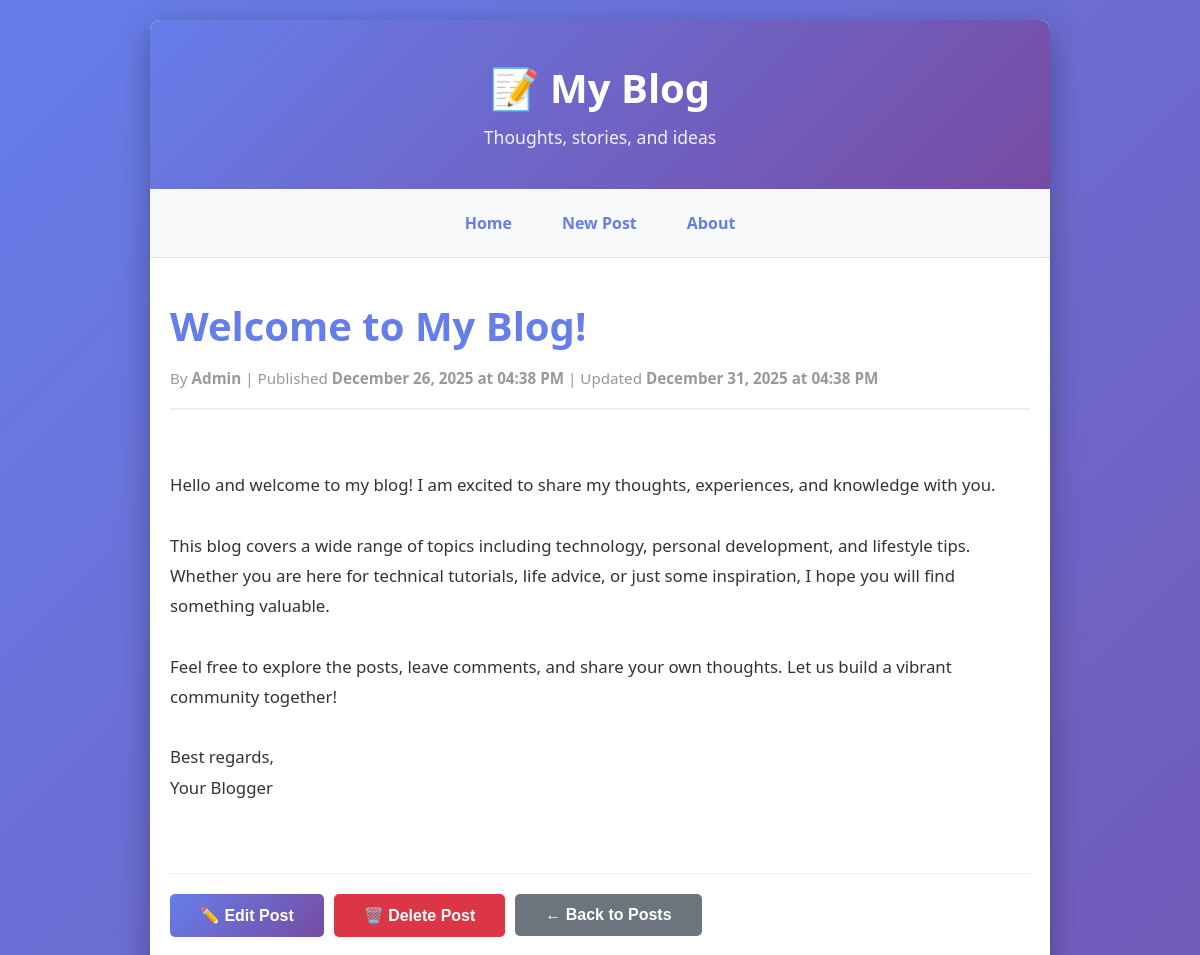
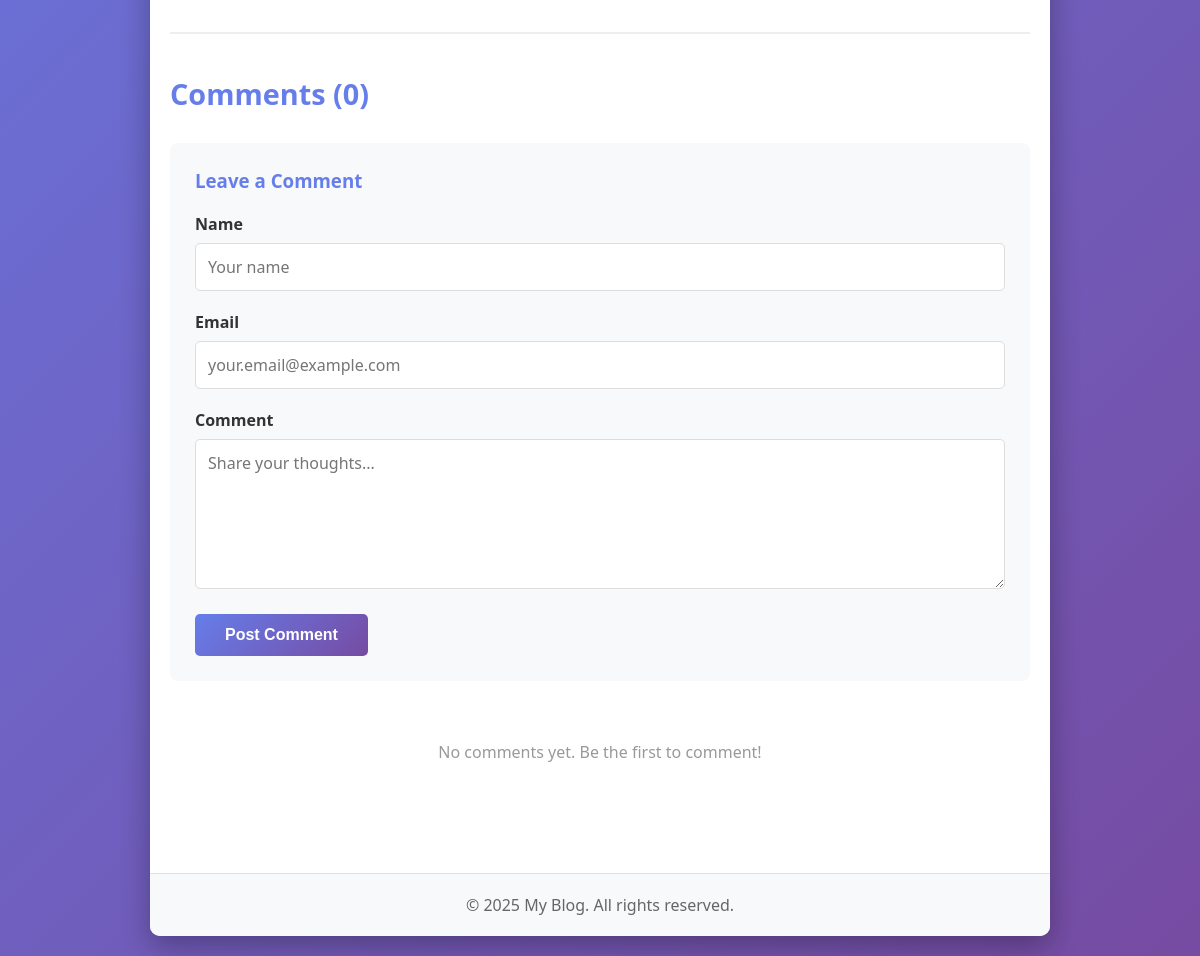
/post/1, run on the app's committed database (2 pictures, top to bottom).
### app/models.py (models this page shows, shortened)
class Post(db.Model):
    id = db.Column(db.Integer, primary_key=True)
    title = db.Column(db.String(200), nullable=False, unique=True)
    content = db.Column(db.Text, nullable=False)
    author = db.Column(db.String(100), nullable=False, default='Anonymous')
    created_at = db.Column(db.DateTime, nullable=False, default=datetime.utcnow)
    updated_at = db.Column(db.DateTime, nullable=False, default=datetime.utcnow, onupdate=datetime.utcnow)
    comments = db.relationship('Comment', backref='post', lazy=True, cascade='all, delete-orphan')

### app/routes.py (the view, shortened to what this page needs)
@main.route('/post/<int:post_id>', methods=['GET', 'POST'])
def view_post(post_id):
    post = Post.query.get_or_404(post_id)
    comments = Comment.query.filter_by(post_id=post_id).order_by(desc(Comment.created_at)).all()
    return render_template('post.html', post=post, comments=comments)

### app/templates/post.html (shortened to what this page needs)
{% extends "base.html" %}
{% block content %}
<article>
    <div class="post-header">
        <h1>{{ post.title }}</h1>
        <div class="post-meta">
            By <strong>{{ post.author }}</strong> |
            Published <strong>{{ post.created_at.strftime('%B %d, %Y at %I:%M %p') }}</strong>
            {% if post.updated_at != post.created_at %}
            | Updated <strong>{{ post.updated_at.strftime('%B %d, %Y at %I:%M %p') }}</strong>
            {% endif %}
        </div>
    </div>
    <div class="post-body post-content">
{{ post.content }}
    </div>
    <div class="post-actions">
        <a href="{{ url_for('main.edit_post', post_id=post.id) }}">
            <button>✏️ Edit Post</button>
        </a>
        <form method="POST" action="{{ url_for('main.delete_post', post_id=post.id) }}" class="delete-form" onsubmit="return confirm('Are you sure you want to delete this post?');">
            <button type="submit" class="btn-danger">🗑️ Delete Post</button>
        </form>
        <a href="{{ url_for('main.index') }}">
            <button class="btn-secondary">← Back to Posts</button>
        </a>
    </div>
</article>
<section class="comments-section">
    <h2>Comments ({{ comments|length }})</h2>
    <div class="comment-form">
        <h3>Leave a Comment</h3>
        <form method="POST">
            <div class="form-group">
                <label for="name">Name</label>
                <input type="text" id="name" name="name" required placeholder="Your name">
            </div>
            <div class="form-group">
                <label for="email">Email</label>
                <input type="email" id="email" name="email" required placeholder="your.email@example.com">
            </div>
            <div class="form-group">
                <label for="content">Comment</label>
                <textarea id="content" name="content" required placeholder="Share your thoughts..."></textarea>
            </div>
            <button type="submit">Post Comment</button>
        </form>
    </div>
    {% if comments %}
        <div class="comments-list">
            {% for comment in comments %}
                <div class="comment">
                    <div class="comment-header">
                        <span class="comment-author">{{ comment.name }}</span>
                        <span class="comment-date">{{ comment.created_at.strftime('%B %d, %Y at %I:%M %p') }}</span>
                    </div>
                    <div class="comment-content">{{ comment.content }}</div>
                </div>
            {% endfor %}
        </div>
    {% else %}
        <div class="no-comments">
            <p>No comments yet. Be the first to comment!</p>
        </div>
    {% endif %}
</section>
{% endblock %}

### app/templates/base.html (style rules this page uses)
* { margin: 0; padding: 0; box-sizing: border-box; }
body { font-family: 'Segoe UI', Tahoma, Geneva, Verdana, sans-serif; background: linear-gradient(135deg, #667eea 0%, #764ba2 100%); min-height: 100vh; padding: 20px; }
.form-group { margin-bottom: 20px; }
label { display: block; margin-bottom: 8px; font-weight: 600; color: #333; }
input[type="text"], input[type="email"], textarea, select { width: 100%; padding: 12px; border: 1px solid #ddd; border-radius: 5px; font-size: 1em; font-family: inherit; }
textarea { resize: vertical; min-height: 150px; }
button { background: linear-gradient(135deg, #667eea 0%, #764ba2 100%); color: white; padding: 12px 30px; border: none; border-radius: 5px; font-size: 1em; font-weight: 600; cursor: pointer; transition: all 0.3s; }
.btn-secondary { background: #6c757d; }
.btn-danger { background: #dc3545; }

### app/templates/post.html (style rules this page uses)
.post-content { line-height: 1.8; color: #333; font-size: 1.05em; }
.post-header { border-bottom: 2px solid #eee; padding-bottom: 20px; margin-bottom: 30px; }
.post-header h1 { color: #667eea; font-size: 2.5em; margin-bottom: 15px; }
.post-meta { color: #999; font-size: 0.95em; }
.post-body { margin: 30px 0; white-space: pre-wrap; word-wrap: break-word; }
.post-actions { margin-top: 40px; padding-top: 20px; border-top: 1px solid #eee; display: flex; gap: 10px; }
.post-actions button { margin: 0; }
.delete-form { display: inline; }
.comments-section { margin-top: 50px; padding-top: 40px; border-top: 2px solid #eee; }
.comments-section h2 { color: #667eea; margin-bottom: 30px; font-size: 1.8em; }
.comment-form { background: #f8f9fa; padding: 25px; border-radius: 8px; margin-bottom: 30px; }
.comment-form h3 { color: #667eea; margin-bottom: 20px; }
.no-comments { text-align: center; padding: 30px; color: #999; }

### data on the page
Post: title "Welcome to My Blog!", author "Admin", created_at "December 26, 2025 at 04:38 PM", updated_at "December 31, 2025 at 04:38 PM", content "Hello and welcome to my blog! I am excited to share my thoughts, experiences, and knowledge with you. This blog covers a wide range of topics including technology, personal development, and lifestyle tips. Whether you are here for technical tutorials, life advice, or just some inspiration, I hope you will find something valuable. Feel free to explore the posts, leave comments, and share your own thoughts. Let us build a vibrant community together! Best regards, Your Blogger"

### other printed values
{{ comments|length }} "0"
